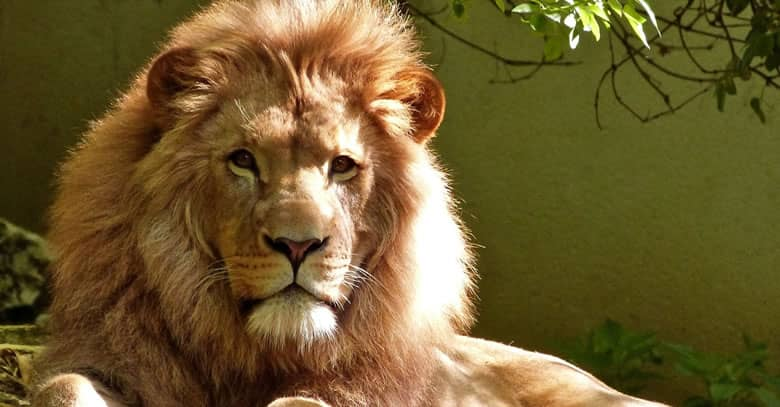
//> input picture testingJC/leon.jpg, 780 x 407 px, given in place of the camera
$ ./main   (built with g++ and OpenCV 4)
//> lines starting //> are read from the running program, lines starting //| are printed output that depends on the picture
// Librerías que contienen funciones estándar de C++
#include <iostream>
#include <cstdlib>
// Librería que contiene funciones matemáticas
#include <cmath>

// Librerías de OpenCV

// Se pueden cargar todas las Librerías incluyendo
//#include <opencv2/opencv.hpp>

// Contiene las definiciones fundamentales de las matrices e imágenes
#include <opencv2/core/core.hpp>
// Procesamiento de imágenes
#include <opencv2/imgproc/imgproc.hpp>
// Códecs de imágenes
#include <opencv2/imgcodecs/imgcodecs.hpp>
// Manejo de ventanas y eventos de ratón, teclado, etc.
#include <opencv2/highgui/highgui.hpp>
// Lectura de video
#include <opencv2/video/video.hpp>
// Escritura de video
#include <opencv2/videoio/videoio.hpp>

using namespace std;
using namespace cv; // Espacio de nombres de OpenCV (Contiene funciones y definiciones de varios elementos de OpenCV)


Mat frame;
Mat canny;
Mat laplacianBorde;
Mat laplacianBordeabs;
Mat imgBlur;
Mat imgRuidoSal;
Mat imgRuidoPimienta;
Mat medianMedianBlur;
Mat gaussianBlur;
//Mat mBlur;
int vsal = 1;
int vpim = 1;
int vmed= 1;
int vgau = 1;
int vlap = 1;
int vgab = 1;

void fTrackbar(int v,void *p){
    //imshow("Ruido Sal",imgRuidoSal);
    //imshow("Ruido Pimienta",imgRuidoPimienta);
}

void filtros(Mat imgRuidoSal){


    blur(imgRuidoSal,imgBlur,Size(vgab,vgab),Point(-1,-1));
    imshow("Blur",imgBlur);
    //MedianBlur
    if(vmed%2==1 ){
        medianBlur(imgRuidoSal,medianMedianBlur,vmed);
        imshow("MedianBlur", medianMedianBlur);
    }

    if(vgau%2==1){
        GaussianBlur(imgRuidoSal,gaussianBlur,Size(vgau,vgau),3,3,BORDER_DEFAULT);
        imshow("GaussianBlur", gaussianBlur);
    }

    //BORDES
    Laplacian(imgRuidoSal, laplacianBorde, CV_16S,vlap,1);
    convertScaleAbs(laplacianBorde,laplacianBordeabs);
    Canny(imgRuidoSal,canny,70,120,3);

    imshow("Laplace", laplacianBordeabs);
    imshow("Canny",canny);

}

int main(int argc, char *argv[]){

    VideoCapture video(0);
    if(video.isOpened()) {
        int fila = 0;
        int columna = 0;

        namedWindow("Frame", WINDOW_AUTOSIZE);
        namedWindow("Ruido Sal", WINDOW_AUTOSIZE);
        namedWindow("Ruido Pimienta", WINDOW_AUTOSIZE);
        namedWindow("MedianBlur", WINDOW_AUTOSIZE);
        namedWindow("GaussianBlur", WINDOW_AUTOSIZE);
        namedWindow("Laplace", WINDOW_AUTOSIZE);
        namedWindow("Canny", WINDOW_AUTOSIZE);
        namedWindow("Blur", WINDOW_AUTOSIZE);


        createTrackbar("Sal", "Frame", &vsal, 50, fTrackbar, 0);
        createTrackbar("Pimienta", "Frame", &vpim, 50, fTrackbar, 0);
        createTrackbar("MedianBlur", "Frame", &vmed, 50, fTrackbar, 0);
        createTrackbar("GaussBlur", "Frame", &vgau, 50, fTrackbar, 0);
        createTrackbar("Blur", "Frame", &vgab, 50, fTrackbar, 0);

        while(2==2){
            video >> frame;
//> frame is the input picture: 407 rows x 780 cols, CV_8UC3; mean B, G, R 47.5, 91.8, 110.4
            resize(frame, frame, Size(), 0.5, 0.5);
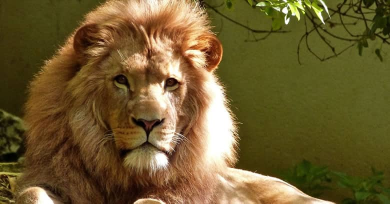
//> frame: 204 rows x 390 cols, CV_8UC3; mean B, G, R 47.7, 92, 110.6
            cvtColor(frame,imgRuidoSal,COLOR_BGR2GRAY);
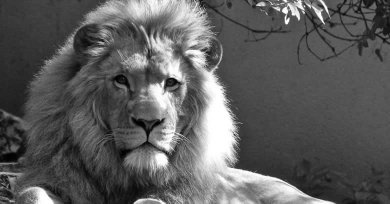
//> imgRuidoSal: 204 rows x 390 cols, CV_8UC1; min 0, max 255, mean 92.5
            cvtColor(frame,imgRuidoPimienta,COLOR_BGR2GRAY);
            int totals = (int) (vsal/10* frame.rows * frame.cols);
//> totals = 0
            int totalp = (int) (vpim/10* frame.rows * frame.cols);
//> totalp = 0
            cout << totals << " ";
//| 0
            //imgRuidoSal = img;
            //imgRuidoPimienta = img;
            filtros(imgRuidoSal);
//> in filtros, `Laplacian(imgRuidoSal, laplacianBorde, CV_16S,vlap,1);`:
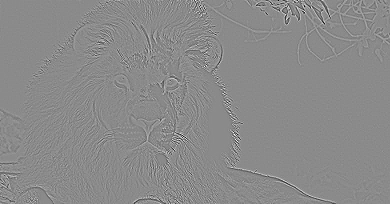
//> laplacianBorde: 204 rows x 390 cols, CV_16SC1; min -396, max 332, mean 0; drawn with min black and max white
//> in filtros, `convertScaleAbs(laplacianBorde,laplacianBordeabs);`:
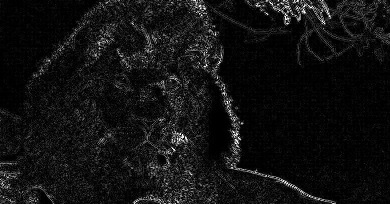
//> laplacianBordeabs: 204 rows x 390 cols, CV_8UC1; min 0, max 255, mean 17.7
//> in filtros, `Canny(imgRuidoSal,canny,70,120,3);`:
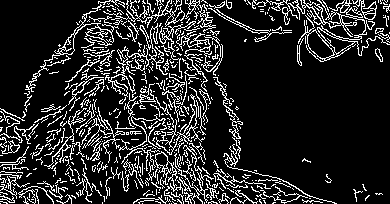
//> canny: 204 rows x 390 cols, CV_8UC1; 15.7% white in thin lines or dots
            for (int i = 0; i < totals; i++) {
                fila = rand() % imgRuidoSal.rows;
                columna = rand() % imgRuidoSal.cols;
                imgRuidoSal.at<uchar>(fila, columna) = 255;
            }

            for (int j = 0; j < totalp; j++) {
                fila = rand() % imgRuidoPimienta.rows;
                columna = rand() % imgRuidoPimienta.cols;
                imgRuidoPimienta.at<uchar>(fila, columna) = 0;
            }

            imshow("Frame", frame);
            imshow("Ruido Sal", imgRuidoSal);
            imshow("Ruido Pimienta", imgRuidoPimienta);
            imshow("Blur", imgBlur);


            if(waitKey(25)==27)
                break;
        }
        destroyAllWindows();
    }

    return 0;
}
